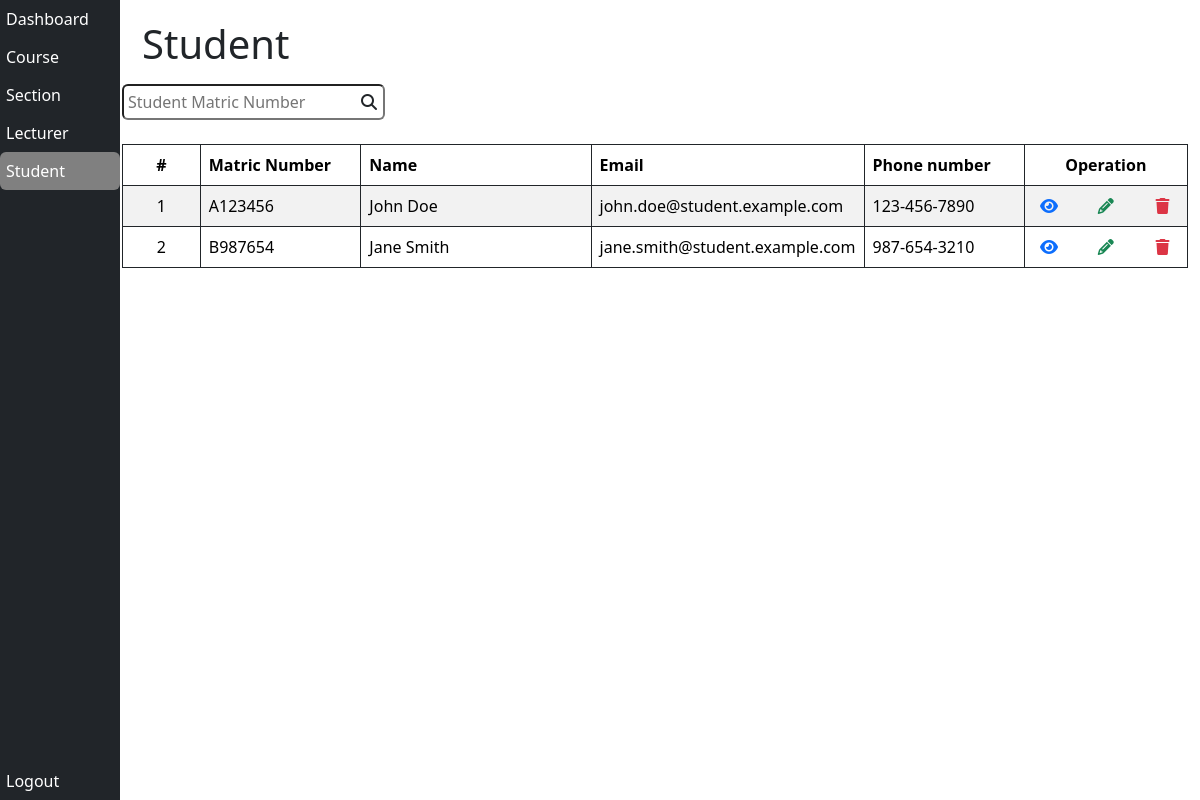
Before: /Staff/student.php (signed in) with the older database file.
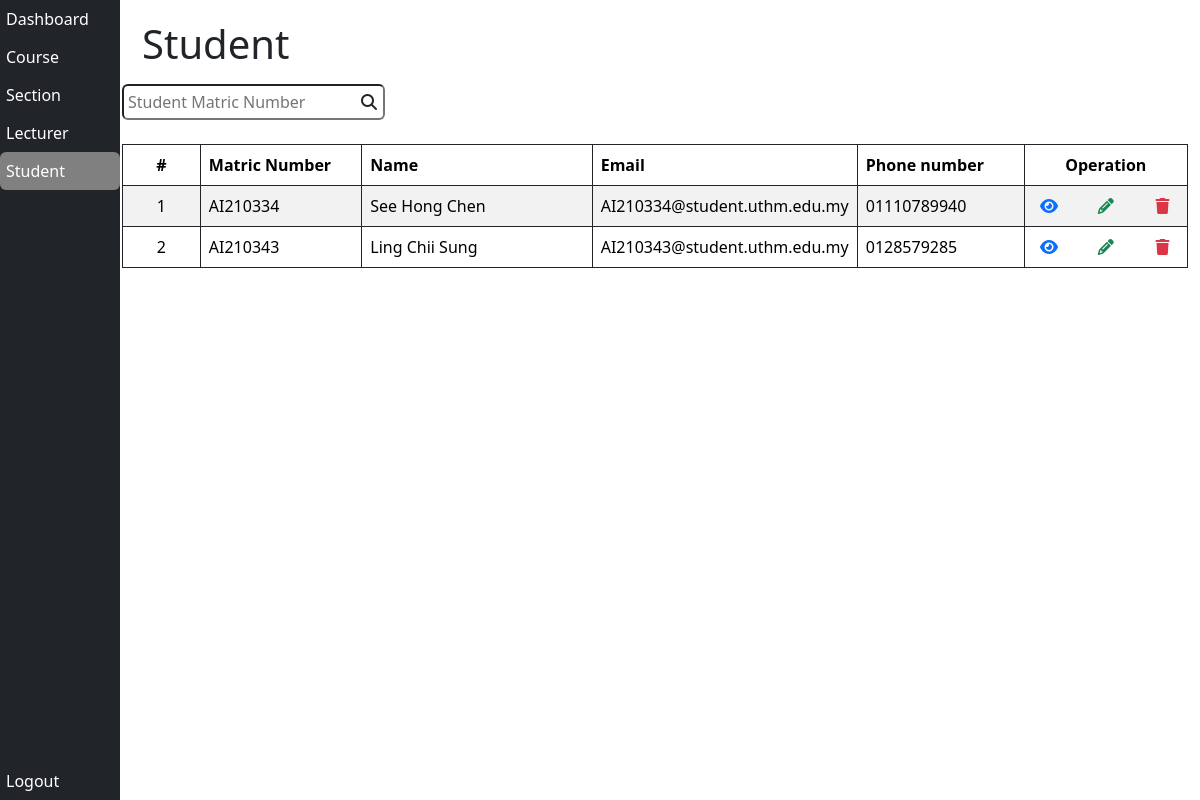
After: the same page with the newer database file.
### tables this page shows
CREATE TABLE `student` (
  `student_matric_number` varchar(255) NOT NULL,
  `student_name` varchar(255) NOT NULL,
  `student_phone_number` varchar(255) NOT NULL,
  `student_IC` varchar(255) NOT NULL,
  `student_password` varchar(255) NOT NULL,
  `student_DOB` date NOT NULL,
  `student_nationality` enum('Malaysian','Non-Malaysian') NOT NULL,
  `student_gender` enum('Male','Female') NOT NULL,
  `student_race` enum('Malay','Chinese','India','Other') NOT NULL,
  `student_personal_email` varchar(255) DEFAULT NULL,
  `student_student_email` varchar(255) NOT NULL,
  `student_muet_band` enum('1','2','3','4','5','6') NOT NULL,
  `student_pre_university_result` varchar(255) NOT NULL,
  `student_archive` int(11) NOT NULL DEFAULT 0
);

### Staff/student.php (the view, shortened to what this page needs)
<?php
  if(!isset($_SESSION['admin'])) {
    echo 'Please login first <br>';
    echo 'Click <a href="index.php">here<a/> to login';
  }else {
    include 'db.php';
?>
<!DOCTYPE html>
<html lang="en">
<head>
  <link href="https://cdn.jsdelivr.net/npm/bootstrap@5.3.3/dist/css/bootstrap.min.css" rel="stylesheet"
>
  <link rel="stylesheet" href="https://cdnjs.cloudflare.com/ajax/libs/font-awesome/6.5.2/css/all.min.css"
 />
  <link rel="stylesheet" href="./styles/style.css">
  <link rel="stylesheet" href="./styles/sidebar.css">
</head>
<body>
  <div class="container-fluid">
    <div class="bg-dark text-white sidebar">
      <a href="dashboard.php" class="btn nav-btn text-white d-block text-start">Dashboard</a>
      <a href="course.php" class="btn nav-btn text-white d-block text-start">Course</a>
      <a href="section.php" class="btn nav-btn text-white d-block text-start">Section</a>
      <a href="lecturer.php" class="btn nav-btn text-white d-block text-start">Lecturer</a>
      <a href="student.php" class="btn nav-btn text-white d-block text-start selected">Student</a>
      <a href="clearId.php"
        class="btn nav-btn text-white d-block text-start position-absolute w-100 bottom-0">Logout</a>
    </div>
    <div class="main-content">
      <h1 class="title">Student</h1>
      <form autocomplete="off">
        <div class="position-relative d-inline">
          <input type="text" class="ps-1 pe-4 py-1 rounded mt-2" placeholder="Student Matric Number"
            id="studentMatricNumberInput">
          <i class="fas fa-search position-absolute end-0 top-50 translate-middle-y me-2"></i>
        </div>
      </form>
      <table class="table table-striped table-bordered border-dark mt-4" id="studentTable">
        <thead>
          <div class="row">
            <th scope="col" class="col-1 text-center">#</th>
            <th scope="col" class="col-2">Matric Number</th>
            <th scope="col" class="col-3">Name</th>
            <th scope="col" class="col-2">Email</th>
            <th scope="col" class="col-2">Phone number</th>
            <th scope="col" class="col-2 text-center">
              Operation
            </th>
          </div>
        </thead>
        <tbody>
          <?php
            $count = 1;
            $sql = "SELECT student_matric_number, student_name, student_phone_number, student_student_email FROM student WHERE student_archive = 0 ORDER BY student_matric_number";
            $result = mysqli_query($conn, $sql);
            if(mysqli_num_rows($result) > 0) {
              while($row = mysqli_fetch_assoc($result)) {
          ?>
          <tr>
            <td scope="row" class="text-center"><?php echo $count++ ?></td>
            <td scope="row"><?php echo $row["student_matric_number"] ?></td>
            <td scope="row"><?php echo $row["student_name"] ?></td>
            <td scope="row"><?php echo $row["student_student_email"] ?></td>
            <td scope="row"><?php echo $row["student_phone_number"] ?></td>
            <td>
              <div class="row">
                <div class="col-4 text-center">
                  <a
                    href="./operation/student/viewStudent.php?matricNumber=<?php echo $row["student_matric_number"] ?>">
                    <i class="fa-solid fa-eye text-primary"></i>
                  </a>
                </div>
                <div class="col-4 text-center">
                  <a
                    href="./operation/student/editStudent.php?matricNumber=<?php echo $row["student_matric_number"] ?>">
                    <i class="fa-solid fa-pencil text-success"></i>
                  </a>
                </div>
                <div class="col-4 text-center">
                  <a href="#">
                    <i class="fa-solid fa-trash text-danger"
                      onclick="deleteStudent('<?php echo $row['student_matric_number']?>', '<?php echo htmlspecialchars($row['student_name'])?>')"
                      name="delete"></i>
                  </a>
                </div>
              </div>
            </td>
          </tr>
          <?php
              }
            }else {
              echo
                '<tr>
                  <td colspan="8" class="text-center">No student found</td>
                </tr>';
            }
          ?>
        </tbody>
      </table>
    </div>
  </div>
</body>
</html>
<?php
  }
?>

Changed rows visible on the page:
removed student: student_matric_number "A123456", student_name "John Doe", student_student_email "john.doe@student.example.com", student_phone_number "123-456-7890"
removed student: student_matric_number "B987654", student_name "Jane Smith", student_student_email "jane.smith@student.example.com", student_phone_number "987-654-3210"
added student: student_matric_number "AI210334", student_name "See Hong Chen", student_student_email "AI210334@student.uthm.edu.my", student_phone_number "01110789940"
added student: student_matric_number "AI210343", student_name "Ling Chii Sung", student_student_email "AI210343@student.uthm.edu.my", student_phone_number "0128579285"
